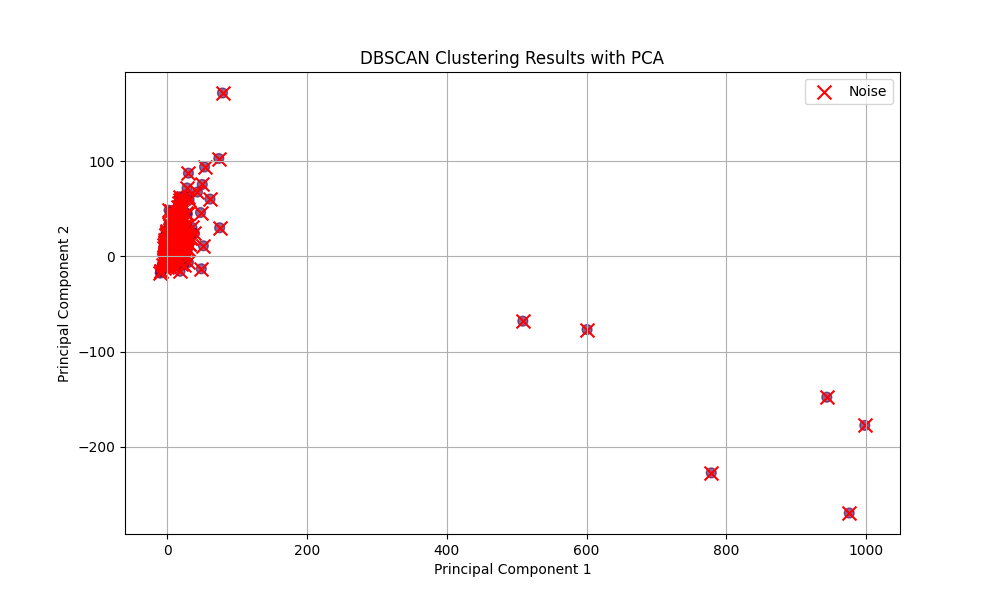

Recreate this plot in Python.
import pandas as pd
import os
import matplotlib.pyplot as plt
from sklearn.cluster import DBSCAN
from sklearn.preprocessing import StandardScaler
from sklearn.decomposition import PCA

# Step 1: File path to the normalized data
file_path = r'C:\Users\hp\PycharmProjects\ARM_SIR_ML_FINAL_YEAR\normalized_data.csv'

# Step 2: Check if the file exists
print(f"Checking file at: {file_path}")

if not os.path.exists(file_path):
    print(f"File not found: {file_path}")
else:
    print(f"File found: {file_path}")

    # Step 3: Load the data
    try:
        data = pd.read_csv(file_path)
        print("Data successfully loaded!")
    except Exception as e:
        print(f"Error loading data: {e}")
        exit()

    # Step 4: Normalize the data
    try:
        # Assuming the first column is non-numerical (e.g., ID), exclude it
        numerical_data = data.iloc[:, 1:]  # Modify this if necessary

        # Scale the data
        scaler = StandardScaler()
        normalized_data = scaler.fit_transform(numerical_data)
        print("Data successfully normalized!")
    except Exception as e:
        print(f"Error normalizing data: {e}")
        exit()

    # Step 5: Apply PCA
    try:
        pca = PCA(n_components=2)  # Reduce to 2 dimensions for visualization
        pca_data = pca.fit_transform(normalized_data)
        print("PCA applied successfully!")
        print(f"PCA Data Shape: {pca_data.shape}")
    except Exception as e:
        print(f"Error during PCA: {e}")
        exit()

    # Step 6: Perform DBSCAN clustering
    try:
        # Debugging: Check for NaN or Inf values
        if pd.DataFrame(pca_data).isnull().values.any():
            print("PCA Data contains NaN values. Please check your input.")
            exit()

        # Adjust DBSCAN parameters as needed
        dbscan = DBSCAN(eps=0.5, min_samples=5)  # Modify eps and min_samples for your dataset
        labels = dbscan.fit_predict(pca_data)

        # Debugging: Output cluster labels
        print(f"DBSCAN Labels: {labels}")

        # Add the cluster labels to the dataset
        data['Cluster'] = labels
        print("DBSCAN clustering completed!")
    except Exception as e:
        print(f"Error during clustering: {e}")
        exit()

    # Step 7: Save clustered data
    try:
        # Ensure the output folder exists
        output_dir = r'C:\Users\hp\Desktop'  # Change path if necessary
        if not os.path.exists(output_dir):
            os.makedirs(output_dir)

        # Specify the output file
        output_file = os.path.join(output_dir, 'clustered_data.csv')

        # Save the clustered data to a new CSV file
        data.to_csv(output_file, index=False)
        print(f"Clustering complete. Results saved to: {output_file}")
    except Exception as e:
        print(f"Error saving clustered data: {e}")
        exit()

    # Step 8: Plot DBSCAN results
    try:
        plt.figure(figsize=(10, 6))

        # Plot clusters using the PCA-reduced data
        plt.scatter(pca_data[:, 0], pca_data[:, 1], c=labels, cmap='viridis', marker='o', s=50, alpha=0.6)

        # Highlight noise points (label = -1)
        noise_points = (labels == -1)
        plt.scatter(pca_data[noise_points, 0], pca_data[noise_points, 1], c='red', marker='x', label='Noise', s=100)

        plt.title('DBSCAN Clustering Results with PCA')
        plt.xlabel('Principal Component 1')
        plt.ylabel('Principal Component 2')
        plt.legend()
        plt.grid(True)
        plt.show()
    except Exception as e:
        print(f"Error during plotting: {e}")
